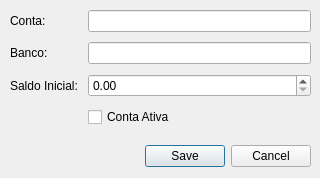
<?xml version="1.0" encoding="UTF-8"?>
<ui version="4.0">
 <class>ContaDialog</class>
 <widget class="QDialog" name="ContaDialog">
  <property name="geometry">
   <rect>
    <x>0</x>
    <y>0</y>
    <width>320</width>
    <height>178</height>
   </rect>
  </property>
  <property name="minimumSize">
   <size>
    <width>320</width>
    <height>178</height>
   </size>
  </property>
  <property name="windowTitle">
   <string>Dialog</string>
  </property>
  <property name="sizeGripEnabled">
   <bool>false</bool>
  </property>
  <property name="modal">
   <bool>false</bool>
  </property>
  <widget class="QDialogButtonBox" name="bbConta">
   <property name="geometry">
    <rect>
     <x>10</x>
     <y>140</y>
     <width>301</width>
     <height>32</height>
    </rect>
   </property>
   <property name="orientation">
    <enum>Qt::Orientation::Horizontal</enum>
   </property>
   <property name="standardButtons">
    <set>QDialogButtonBox::StandardButton::Cancel|QDialogButtonBox::StandardButton::Save</set>
   </property>
  </widget>
  <widget class="QWidget" name="verticalLayoutWidget">
   <property name="geometry">
    <rect>
     <x>10</x>
     <y>10</y>
     <width>301</width>
     <height>131</height>
    </rect>
   </property>
   <layout class="QVBoxLayout" name="layPrincipal" stretch="0">
    <property name="spacing">
     <number>0</number>
    </property>
    <property name="sizeConstraint">
     <enum>QLayout::SizeConstraint::SetMaximumSize</enum>
    </property>
    <item>
     <layout class="QFormLayout" name="layFormulario">
      <property name="formAlignment">
       <set>Qt::AlignmentFlag::AlignLeading|Qt::AlignmentFlag::AlignLeft|Qt::AlignmentFlag::AlignTop</set>
      </property>
      <property name="horizontalSpacing">
       <number>10</number>
      </property>
      <property name="verticalSpacing">
       <number>10</number>
      </property>
      <item row="0" column="0">
       <widget class="QLabel" name="lblNome">
        <property name="text">
         <string>Conta:</string>
        </property>
       </widget>
      </item>
      <item row="0" column="1">
       <widget class="QLineEdit" name="edtNome"/>
      </item>
      <item row="1" column="0">
       <widget class="QLabel" name="lblBanco">
        <property name="text">
         <string>Banco:</string>
        </property>
       </widget>
      </item>
      <item row="1" column="1">
       <widget class="QLineEdit" name="edtBanco"/>
      </item>
      <item row="2" column="0">
       <widget class="QLabel" name="lblSaldoInicial">
        <property name="text">
         <string>Saldo Inicial:</string>
        </property>
       </widget>
      </item>
      <item row="3" column="1">
       <widget class="QCheckBox" name="chkAtiva">
        <property name="text">
         <string>Conta Ativa</string>
        </property>
       </widget>
      </item>
      <item row="2" column="1">
       <widget class="QDoubleSpinBox" name="edtSaldoInicial"/>
      </item>
     </layout>
    </item>
   </layout>
  </widget>
 </widget>
 <resources/>
 <connections>
  <connection>
   <sender>bbConta</sender>
   <signal>accepted()</signal>
   <receiver>ContaDialog</receiver>
   <slot>accept()</slot>
   <hints>
    <hint type="sourcelabel">
     <x>248</x>
     <y>254</y>
    </hint>
    <hint type="destinationlabel">
     <x>157</x>
     <y>274</y>
    </hint>
   </hints>
  </connection>
  <connection>
   <sender>bbConta</sender>
   <signal>rejected()</signal>
   <receiver>ContaDialog</receiver>
   <slot>reject()</slot>
   <hints>
    <hint type="sourcelabel">
     <x>316</x>
     <y>260</y>
    </hint>
    <hint type="destinationlabel">
     <x>286</x>
     <y>274</y>
    </hint>
   </hints>
  </connection>
 </connections>
</ui>
